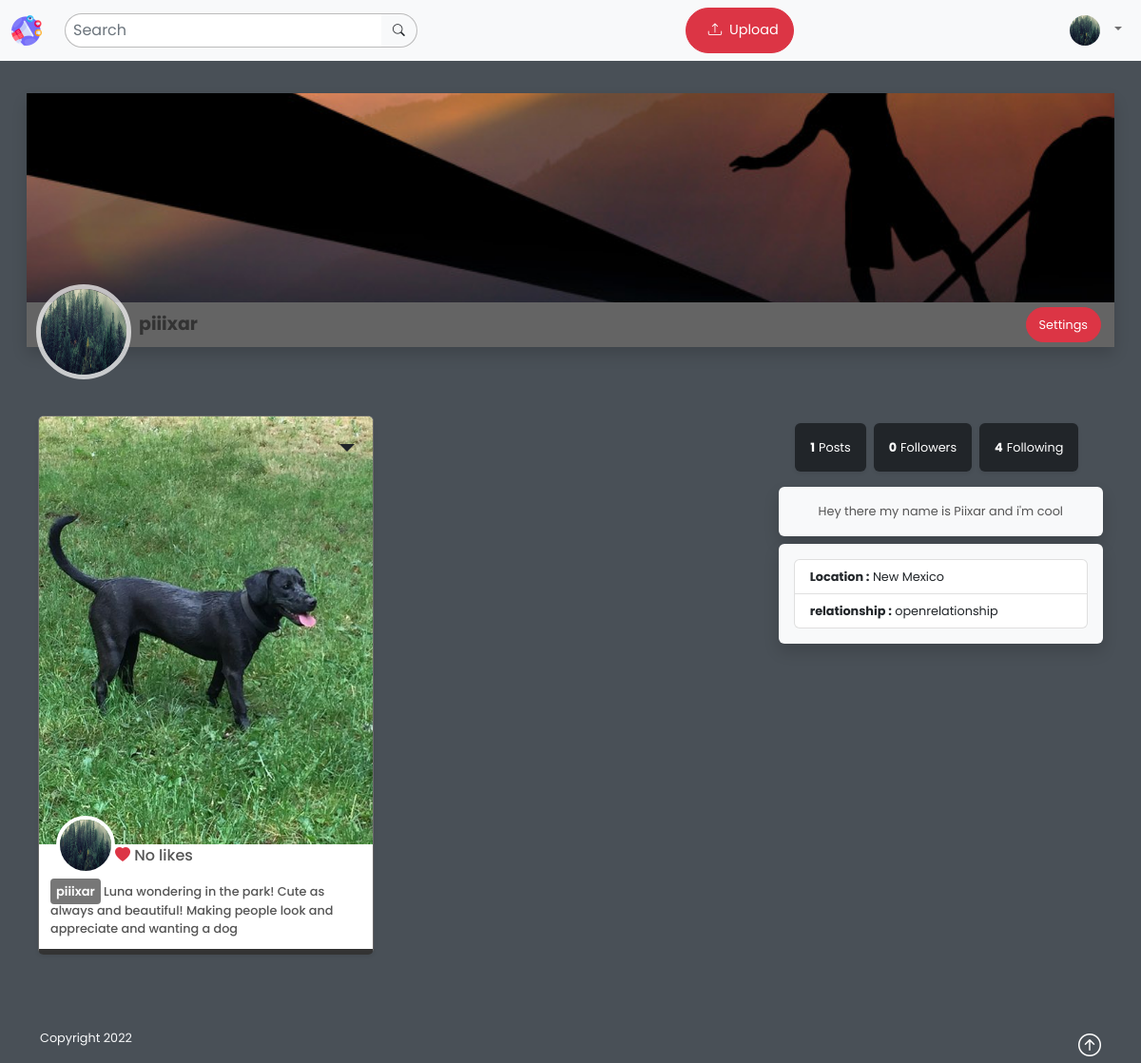
The app's page /profile/piiixar (signed in) with its own data.
### core/models.py (models this page shows, shortened)
class Profile(models.Model):
    user = models.ForeignKey(User, on_delete=models.CASCADE)
    id_user = models.IntegerField()
    bio = models.TextField(blank=True)
    cover = models.ImageField(upload_to='covers', default='default-cover.jpg')
    avatar = models.ImageField(upload_to='avatars', default='default-avatar.jpg')
    location = models.CharField(max_length=100,blank=True)
    relationship = models.CharField(max_length=100, blank=True)
    workingat = models.CharField(max_length=100,blank=True)
    follow_me = models.BooleanField(default=True)
    private_profile = models.BooleanField(default=False)
    show_online = models.BooleanField(default=True)
    allow_comments = models.BooleanField(default=True)

class Post(models.Model):
    id = models.UUIDField(primary_key=True, default=uuid.uuid4)
    user = models.CharField(max_length=100)
    image = models.ImageField(upload_to='posts')
    caption = models.TextField()
    created_at = models.DateTimeField(default=datetime.now())
    likes = models.IntegerField(default=0)

### core/views.py (the view)
# urls.py: path('profile/', views.profile, name='profile'),
@login_required(login_url='login')
def profile(request,username=None):
    if username is None:
        return redirect('/profile/'+request.user.username)
    user = User.objects.get(username=username)
    profile = Profile.objects.get(user=user)
    followings = Follow.objects.filter(user=username).exclude(following=username).all()
    for f in followings:
        f.user = User.objects.get(username=f.following)
        f.profile = Profile.objects.get(user=f.user)
        f.total = Follow.objects.filter(user=f.user.username).count()
    follows = Follow.objects.filter(following=username).all()
    for f in follows:
        f.user = User.objects.get(username=f.user)
        f.profile = Profile.objects.get(user=f.user)
        f.follows = Follow.objects.filter(following=f.user.username).count()
    posts = Post.objects.filter(user=username).order_by('-created_at')
    for post in posts:
        post.extension = extension(post.image.url)
        created_at = str(post.created_at).split('.')[0]
        post.time_ago = timeago.format(created_at)
    is_following = Follow.objects.filter(user=request.user.username, following=username).first()
    followed = "Unfollow" if is_following else "Follow"
    return render(request, 'profile.html', {
        'profile':profile,
        'posts':posts,
        'follows':follows,
        'followings': followings,
        'followed':followed
        })

### core/views.py (called while the page is built)
def extension(filename):
    name, extension = os.path.splitext(filename)
    if extension in ['.jpg','.jpeg','.png','.webp']:
        return 'photo'
    else:
        return 'video'

### templates/profile.html (shortened to what this page needs)
{% extends 'base.html'%}
{% load static %}
{% block body %}
  <div class="">
    <section class="d-flex justify-content-end rounded shadow flex-column">
      <img src="{{profile.cover.url}}" class="profile-bg" alt="">
      <div class="profile-bar d-flex justify-content-between">
        <div class="d-flex justify-content-start">
          <div class="position-relative">
            <img src="{{profile.avatar.url}}" class="profile-avatar me-2" alt="">
          </div>
          <p class="profile-name center text-center">{{profile.user.username}}</p>
        </div>
        <div class="d-flex justify-content-center flex-column">
          <p class="d-flex justify-content-end">
            {% if profile.user.username != user.username%}
            <form method="POST" action="/follow/">
              {% csrf_token %}
              <button role="submit" variant="text" class="btn btn-danger mx-1">{{followed}}</button>
              <input type="hidden" value="{{user.username}}" name="user"/>
              <input type="hidden" value="{{profile.user.username}}" name="following"/>
            </form>
            {%else%}
              <a href="/settings" variant="text" class="btn btn-danger mx-1">Settings</a>
            {%endif%}
          </p>
        </div>
      </div>
    </section>
    <div class="row mt-5 flex-column-reverse flex-md-row">
      <div class="col-md-8 col-12">
        <div class="container py-4">
          <div class="row" data-masonry='{"percentPosition": true }'>
            {% for post in posts %}
            <div class="col-md-6 col-12">
              <div class="post-card card shadow-sm position-relative">
                <div class="post-tools dropdown">
                  <button class="btn dropdown-toggle fs-3"
                    id="navbarDropdown"
                    type="button"
                    data-bs-toggle="dropdown"
                    aria-expanded="false"></button>
                </div>
                {% if post.extension == "photo"  %}
                  <img src="{{ post.image.url }}" alt="profile-cover" class="img-responsive cover">
                {%else%}
                  <video src="{{ post.image.url }}" controls alt="user" class=""></video>
                {%endif%}
                <div class="card-info">
                  <div class="card-info-header d-flex">
                    <img src="{{profile.avatar.url}}" alt="user" class="profile-photo-lg me-auto">
                    <div class="d-flex justify-content-end flex-column w-100 ">
                      <div class="d-flex justify-content-between w-100 mb-2">
                        <a href="/like?p={{post.id}}" class="profile-link fs-6"><span><i class="bi-heart-fill text-danger"></i>
                        {% if post.likes == 0%}
                          No likes
                        {% elif post.likes == 1 %}
                          Liked by {{post.likes}} person
                          {% else %}
                          Liked by {{post.likes}} people
                        {% endif %}
                        </span></a>
                      </div>
                    </div>
                  </div>
                  <div class="friend-info mt-2 fw-500">
                    <p><a href="/profile/{{ post.user }}" class="profile-link bg">{{ post.user}}</a> {{post.caption}}</p>
                  </div>
                </div>
              </div>
            </div>
            {% endfor %}
          </div>
        </div>
      </div>
      <div class="col-md-4 col-12">
        <div class="container-fluid my-3">
          <div class="">
            <div class="d-flex w-100 text-white justify-content-center p-3">
              <p class="d-flex p-3 rounded shadow-sm bg-dark me-2"><strong class="me-1">{{posts|length}}</strong>  Posts</p>
              <p class="d-flex p-3 rounded shadow-sm bg-dark me-2" onclick="showUploadForm('followers')"><strong class="me-1">{{follows|length}}</strong>  Followers</p>
              <p class="d-flex p-3 rounded shadow-sm bg-dark me-2" onclick="showUploadForm('followings')"><strong class="me-1">{{followings|length}}</strong>  Following</p>
            </div>
          </div>
          <div class="bg-light rounded shadow p-3 center mb-2">
            <p>{{profile.bio}}</p>
          </div>
          {% if profile.location or profile.worksat or profile.relationship%}
            <ul class="list-group bg-light rounded shadow p-3 mb-2">
              {% if profile.location %}
                <li class="list-group-item list-group-item-action"><span class="fw-bold">Location :</span> {{profile.location}}</li>
              {%endif%}
              {% if profile.relationship %}
                <li class="list-group-item list-group-item-action"><span class="fw-bold">relationship :</span> {{profile.relationship}}</li>
              {%endif%}
            </ul>
          {%endif%}
        </div>
      </div>
    </div>
  </div>
{% endblock %}

### templates/base.html (shortened to what this page needs)
{% load static %}
<!doctype html>
<html lang="en">
  <head>
    <link href="https://cdn.jsdelivr.net/npm/bootstrap@5.2.0-beta1/dist/css/bootstrap.min.css" rel="stylesheet">
    <link rel="stylesheet" href="https://cdn.jsdelivr.net/npm/bootstrap-icons@1.8.3/font/bootstrap-icons.css">
    <link rel="stylesheet" href="{% static 'css/styles.css' %}">
</head>
<body>
    <main>
        <nav class="navbar navbar-light navbar-expand-md bg-light fs-6 fixed-top py-2">
            <div class="container-fluid">
              <a href="/" class="me-4"><img src="{% static 'assets/img/logo.png' %}" class="logo sm"></a>
              <div class="collapse navbar-collapse" id="navbarSupportedContent">
                <form class="d-flex navbar-search" role="search" action="/search/" method="GET">
                    <input class="form-control" type="search" name="s" placeholder="Search" aria-label="Search">
                    <button class="btn " type="submit"><i class='bi-search'></i></button>
                </form>
                <div class="center mx-md-auto mx-0 md-my-3 d-none d-md-block">
                    <button class="btn btn-danger btn-lg d-flex" onclick="showUploadForm('upload')">
                        <i class="bi-upload mx-2"></i> <span>Upload</span>
                    </button>
                </div>
                <div class="d-flex">
                    <div class=" navbar-nav dropdown dropdown-header">
                        <a class="nav-link dropdown-toggle d-md-block d-none" id="navbarDropdown" role="button" data-bs-toggle="dropdown" aria-expanded="false">
                            <img src="{{profile.avatar.url}}" alt="" width="32" height="32" class="rounded-circle me-2">
                        </a>
                    </div>
                </div>
              </div>
            </div>
        </nav>
        <div class='App container-fluid'>
            <div class='p-3 pt-5'>
                {% block body%}{% endblock%}
            </div>
            <footer class="text-light py-2">
                <div class="container">
                <p class="float-end">
                    <a href="#" class="rounded-circle text-white fs-4"><i class="bi-arrow-up-circle"></i></a>
                </p>
                <p class="">Copyright 2022</p>
                </div>
            </footer>
        </div>
    </main>
</body>
</html>

### static/css/styles.css (style rules this page uses)
body { overflow-x: hidden; font-family: 'Poppins'; font-size: .8rem; color:#555; background:var(--bs-gray-700) }
.center { display: flex; justify-content: center; flex-direction: column; align-items: center; }
.form-control { border-radius: 8px; }
.logo.sm { width:32px; height:32px; }
a { text-decoration: none; }
p { margin-bottom: 0; }
.btn { padding:8px 13px !important; font-size: .8rem; border-radius: 40px; }
.btn-lg { padding: 12px 15px !important; font-size: .9rem; }
.App { padding-top: 50px; }
.navbar-search { position: relative; }
.navbar-search input { padding:5px 8px !important; border-radius: 50px 0 0 50px !important; border:1px solid #bbb; border-right: unset; }
.navbar-search button { padding:5px 12px !important; border-left: unset; border:1px solid #bbb; border-left:unset; border-radius:0 50px 50px 0 !important; }
.profile-bg { background-position: center; background-size: cover; height:220px; object-fit: cover; }
.profile-avatar { width:100px; height:100px; border-radius: 50%; position: relative; top:-35px; margin-bottom: -100px; border: 5px solid rgba(255,255,255,.7); }
.profile-name { font-size: 19px; font-weight: 700; color:#333; }
.profile-bar { position: relative; padding:5px 10px; background:rgb(100 100 100) }
.post-card { border-radius: 6px; border: 1px solid rgb(106, 106, 106); overflow: hidden; border-bottom: 6px solid #333; margin-bottom: 30px; }
.post-card .cover { min-height:150px; object-fit: cover; max-height:450px; object-position: center; }
.post-card .card-info { padding: 0 12px 12px; z-index: 99; }
.post-card .card-info img.profile-photo-lg { border: 4px solid #fff; }
img.profile-photo-lg { height: 62px; width: 62px; border-radius: 50%; }
.profile-link { font-weight: 500; font-size: 14px; color:#555; }
.profile-link.bg { background:#777; font-size: 13px; padding:4px 6px; font-weight: 600; color:#fff; border-radius: 4px; margin-top: -2px; }
.fw-500 { font-weight: 500; }
.card-info-header { margin:0 6px; margin-top: -30px; }
.post-tools { position: absolute; top:5px; right:5px }

### records on screen
Profile: avatar (picture), cover (picture), user.username "piiixar", bio "Hey there my name is Piixar and i'm cool", location "New Mexico", relationship "openrelationship"
Post: image (picture), avatar (picture), likes "No likes", user "piiixar", caption "Luna wondering in the park! Cute as always and beautiful! Making people look and appreciate and wanting a dog"

### other values on screen
{{ posts|length }} "1"
{{ follows|length }} "0"
{{ followings|length }} "4"
